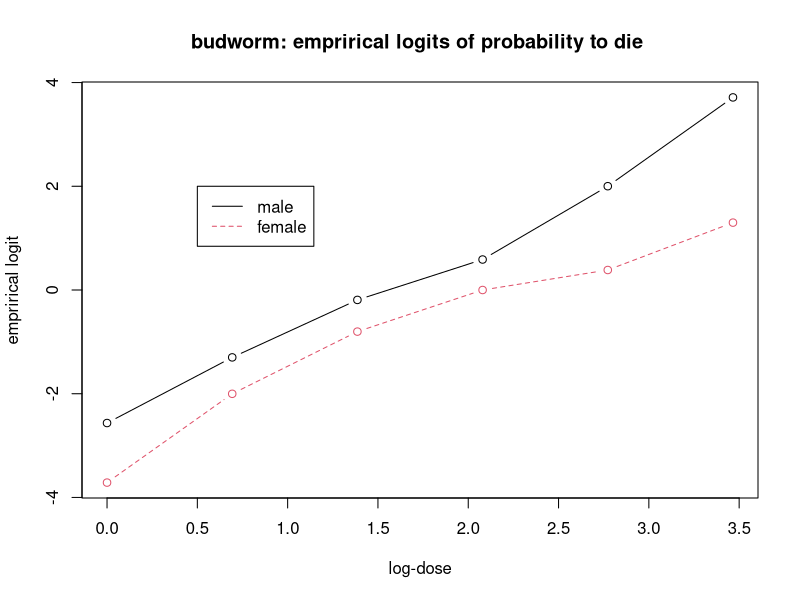

Source code (R):
library(doBy)


### Name: data-budworm
### Title: budworm data
### Aliases: data-budworm budworm
### Keywords: datasets

### ** Examples


data(budworm)

## function to caclulate the empirical logits
empirical.logit<- function(y, n) {
   el <- log((y + 0.5) / (n - y + 0.5))
   el
}


# plot the empirical logits against log-dose

log.dose <- log(budworm$dose)
emp.logit <- empirical.logit(budworm$ndead, budworm$ntotal)
plot(log.dose, emp.logit, type='n', xlab='log-dose', ylab='emprirical logit')
title('budworm: emprirical logits of probability to die ')
male <- budworm$sex=='male'
female <- budworm$sex=='female'
lines(log.dose[male], emp.logit[male], type='b', lty=1, col=1)
lines(log.dose[female], emp.logit[female], type='b', lty=2, col=2)
legend(0.5, 2, legend=c('male', 'female'), lty=c(1, 2), col=c(1, 2))

## Not run: 
##D * SAS example;
##D data budworm;
##D infile 'budworm.txt' firstobs=2;
##D input sex dose ndead ntotal;
##D run;
## End(Not run)
